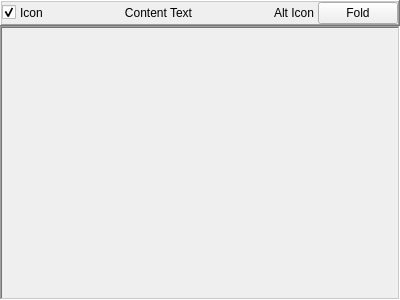
<?xml version="1.0" encoding="UTF-8"?>
<ui version="4.0">
 <class>FoldableWidget</class>
 <widget class="QWidget" name="FoldableWidget">
  <property name="geometry">
   <rect>
    <x>0</x>
    <y>0</y>
    <width>400</width>
    <height>300</height>
   </rect>
  </property>
  <property name="windowTitle">
   <string>Form</string>
  </property>
  <layout class="QVBoxLayout" name="verticalLayout">
   <property name="spacing">
    <number>0</number>
   </property>
   <property name="leftMargin">
    <number>0</number>
   </property>
   <property name="topMargin">
    <number>0</number>
   </property>
   <property name="rightMargin">
    <number>0</number>
   </property>
   <property name="bottomMargin">
    <number>0</number>
   </property>
   <item>
    <widget class="QFrame" name="toolWidget">
     <property name="sizePolicy">
      <sizepolicy hsizetype="Preferred" vsizetype="Fixed">
       <horstretch>0</horstretch>
       <verstretch>0</verstretch>
      </sizepolicy>
     </property>
     <property name="mouseTracking">
      <bool>true</bool>
     </property>
     <property name="frameShape">
      <enum>QFrame::WinPanel</enum>
     </property>
     <property name="frameShadow">
      <enum>QFrame::Raised</enum>
     </property>
     <layout class="QHBoxLayout" name="horizontalLayout">
      <property name="spacing">
       <number>4</number>
      </property>
      <property name="leftMargin">
       <number>0</number>
      </property>
      <property name="topMargin">
       <number>0</number>
      </property>
      <property name="rightMargin">
       <number>0</number>
      </property>
      <property name="bottomMargin">
       <number>0</number>
      </property>
      <item>
       <widget class="QCheckBox" name="checkbox">
        <property name="sizePolicy">
         <sizepolicy hsizetype="Fixed" vsizetype="Fixed">
          <horstretch>0</horstretch>
          <verstretch>0</verstretch>
         </sizepolicy>
        </property>
        <property name="text">
         <string/>
        </property>
        <property name="checked">
         <bool>true</bool>
        </property>
       </widget>
      </item>
      <item>
       <widget class="QLabel" name="icon_label">
        <property name="text">
         <string>Icon</string>
        </property>
       </widget>
      </item>
      <item>
       <widget class="QLabel" name="text_label">
        <property name="sizePolicy">
         <sizepolicy hsizetype="Expanding" vsizetype="Preferred">
          <horstretch>0</horstretch>
          <verstretch>0</verstretch>
         </sizepolicy>
        </property>
        <property name="text">
         <string>Content Text</string>
        </property>
        <property name="alignment">
         <set>Qt::AlignCenter</set>
        </property>
       </widget>
      </item>
      <item>
       <widget class="QLabel" name="alt_icon_label">
        <property name="text">
         <string>Alt Icon</string>
        </property>
       </widget>
      </item>
      <item>
       <widget class="QPushButton" name="button">
        <property name="sizePolicy">
         <sizepolicy hsizetype="Fixed" vsizetype="Fixed">
          <horstretch>0</horstretch>
          <verstretch>0</verstretch>
         </sizepolicy>
        </property>
        <property name="text">
         <string>Fold</string>
        </property>
       </widget>
      </item>
     </layout>
    </widget>
   </item>
   <item>
    <widget class="QScrollArea" name="scrollArea">
     <property name="frameShape">
      <enum>QFrame::WinPanel</enum>
     </property>
     <property name="frameShadow">
      <enum>QFrame::Sunken</enum>
     </property>
     <property name="widgetResizable">
      <bool>true</bool>
     </property>
     <widget class="QWidget" name="contentWidget">
      <property name="geometry">
       <rect>
        <x>0</x>
        <y>0</y>
        <width>396</width>
        <height>268</height>
       </rect>
      </property>
      <layout class="QVBoxLayout" name="content_vLayout">
       <property name="spacing">
        <number>0</number>
       </property>
       <property name="leftMargin">
        <number>0</number>
       </property>
       <property name="topMargin">
        <number>0</number>
       </property>
       <property name="rightMargin">
        <number>0</number>
       </property>
       <property name="bottomMargin">
        <number>0</number>
       </property>
      </layout>
     </widget>
    </widget>
   </item>
  </layout>
 </widget>
 <resources/>
 <connections/>
</ui>
